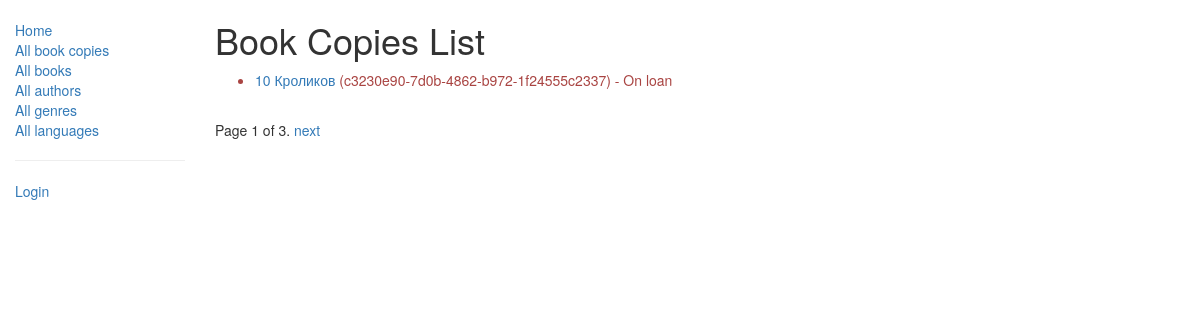
/catalog/bookinstances/, run on the app's committed database.
### catalog/models.py (models this page shows, shortened)
class BookInstance(models.Model):
    borrower = models.ForeignKey(settings.AUTH_USER_MODEL, on_delete=models.SET_NULL, null=True, blank=True)
    @property
    def is_overdue(self):
        return bool(self.due_back and date.today() > self.due_back)
    """
    Model representing a specific copy of a book (i.e. that can be borrowed from the library).
    """
    id = models.UUIDField(primary_key=True, default=uuid.uuid4, help_text="Unique ID for this particular book across whole library")
    book = models.ForeignKey('Book', on_delete=models.SET_NULL, null=True)
    imprint = models.CharField(max_length=200)
    due_back = models.DateField(null=True, blank=True)
    LOAN_STATUS = (
        ('m', 'Maintenance'),
        ('o', 'On loan'),
        ('a', 'Available'),
        ('r', 'Reserved'),
    )
    status = models.CharField(max_length=1, choices=LOAN_STATUS, blank=True, default='m', help_text='Book availability')
    class Meta:
        ordering = ["due_back"]
        permissions = (("can_mark_returned", "Set book as returned"),)
        permissions = (('can_mark_returned', 'Can mark returned'),)

class Book(models.Model):
    language = models.ForeignKey('Language', on_delete=models.SET_NULL, null=True)
    title = models.CharField(max_length=200)
    author = models.ForeignKey('Author', on_delete=models.SET_NULL, null=True)
    summary = models.TextField(max_length=1000, help_text="Enter a brief description of the book")
    isbn = models.CharField('ISBN',max_length=13, help_text='13 Character <a href="https://www.isbn-international.org/content/what-isbn">ISBN number</a>')
    genre = models.ManyToManyField(Genre, help_text="Select a genre for this book")
    def get_absolute_url(self):
        return reverse('book-detail', args=[str(self.id)])
    def display_genre(self):
        """
        Creates a string for the Genre. This is required to display genre in Admin.
        """
        return ', '.join([genre.name for genre in self.genre.all()[:3]])
    display_genre.short_description = 'Genre'

### catalog/views.py (the view)
# urls.py: path('bookinstances/', views.BookInstanceListView.as_view(), name='bookinstances'),
class BookInstanceListView(generic.ListView):
    model = BookInstance
    paginate_by = 1

### catalog/templates/catalog/bookinstance_list.html
{% extends "base_generic.html" %}
{% block content %}
  <h1>Book Copies List</h1>
  {% if bookinstance_list %}
  <ul>
    {% for inst in bookinstance_list %}
      <li class="{% if inst.is_overdue %}text-danger{% endif %}">
        <a href="{{ inst.book.get_absolute_url }}">{{ inst.book.title }}</a>
        ({{ inst.id }}) - {{ inst.get_status_display }}
      </li>
    {% endfor %}
  </ul>
  {% else %}<p>There are no book copies.</p>{% endif %}
{% endblock %}

### data on the page
BookInstance: book "10 Кроликов", id "c3230e90-7d0b-4862-b972-1f24555c2337", status "On loan"

### other printed values
{{ page_obj.number }} "1"
{{ page_obj.paginator.num_pages }} "3"
